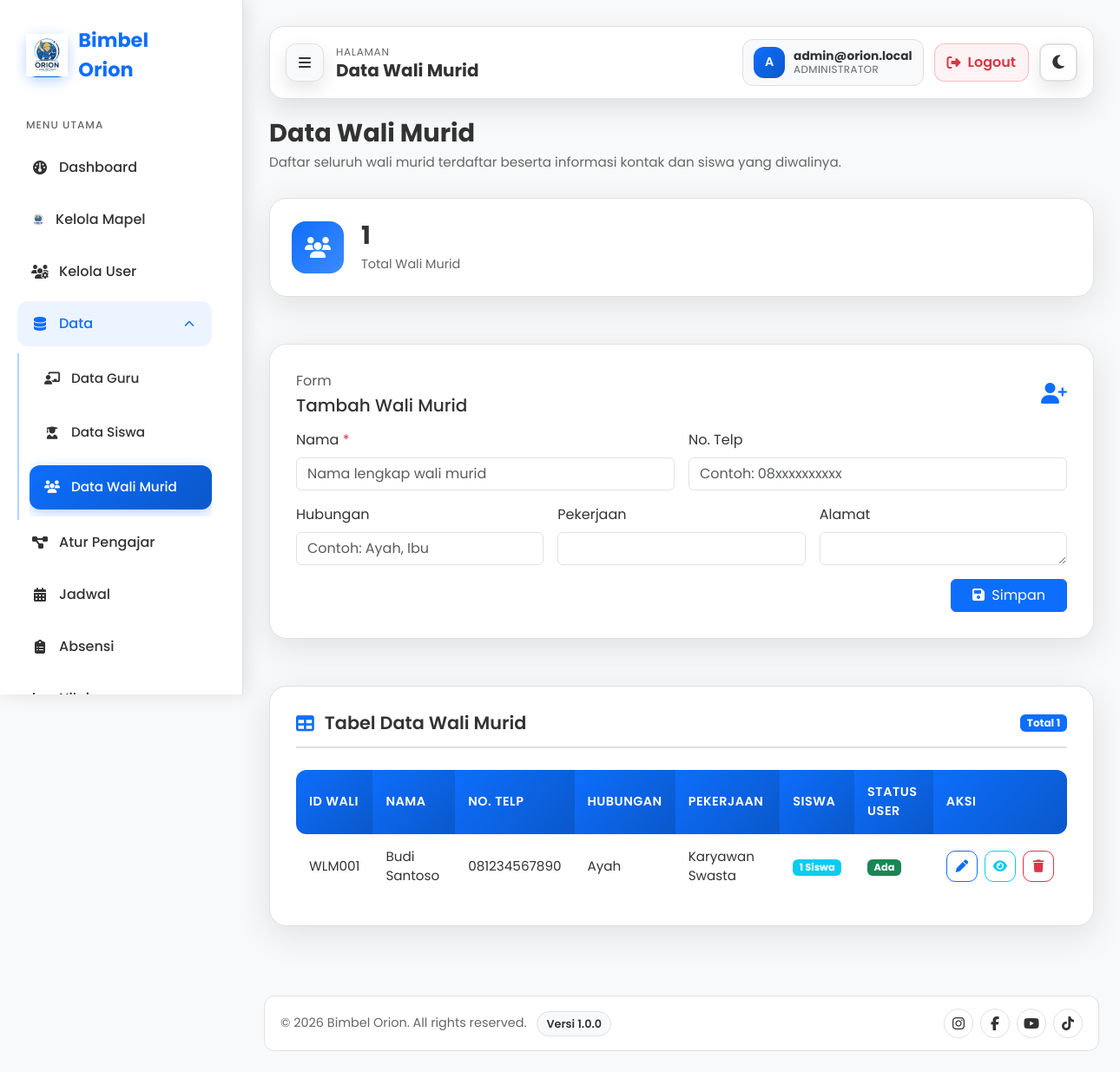
/index.php?page=admin-wali-murid (signed in), run on the app's committed database.
### tables this page shows
CREATE TABLE wali_murid (
  id CHAR(6) NOT NULL,
  nama VARCHAR(150) NOT NULL,
  no_telp VARCHAR(20) DEFAULT NULL,
  hubungan VARCHAR(50) DEFAULT NULL,
  pekerjaan VARCHAR(100) DEFAULT NULL,
  alamat TEXT DEFAULT NULL,
  foto_path VARCHAR(255) DEFAULT NULL,
  created_at TIMESTAMP NOT NULL DEFAULT CURRENT_TIMESTAMP,
  PRIMARY KEY (id),
  KEY idx_wali_nama (nama)
);

### controllers/BaseController.php (called while the page is built, shortened)
<?php
abstract class BaseController
{
  protected function render(string $view, array $data = []): void
  {
    $data['csrf_token'] = $data['csrf_token'] ?? SessionHelper::getCsrfToken();
    $data['current_user_id'] = $data['current_user_id'] ?? SessionHelper::getUserId();
    $data['current_user_role'] = $data['current_user_role'] ?? SessionHelper::getUserRole();
    $data['current_user_name'] = $data['current_user_name'] ?? ($_SESSION['nama'] ?? null);
    $data['flash'] = $data['flash'] ?? SessionHelper::getFlash();
    extract($data);
    $viewRelative = str_replace(['/', '\\'], DIRECTORY_SEPARATOR, $view) . '.php';
    $viewPath = __DIR__ . '/../views/' . $viewRelative;
    require $viewPath;
  }
}

### controllers/admin/wali_murid/AdminWaliMuridController.php (called while the page is built, shortened)
<?php
require_once __DIR__ . '/../../../models/admin/AdminWaliMuridRepository.php';
class AdminWaliMuridController extends BaseAdminController
{
  private AdminWaliMuridRepository $waliRepository;
  public function __construct()
  {
    $this->waliRepository = new AdminWaliMuridRepository();
  }
  public function waliMurid(): void
  {
    $waliMurid = $this->waliRepository->getWaliMuridList();
    $totalWali = count($waliMurid);
    $this->render('admin/wali_murid', compact(
      'pageTitle',
      'activePage',
      'waliMurid',
      'totalWali',
      'error',
      'success'
    ));
  }
}

### core/Router.php (called while the page is built, shortened)
<?php
require_once __DIR__ . '/../controllers/admin/wali_murid/AdminWaliMuridController.php';
class Router
{
  private function requireRole(string $role, callable $callback): void
  {
    $callback();
  }
}

### index.php (called while the page is built, shortened)
<?php
require_once __DIR__ . '/config/database.php';
require_once __DIR__ . '/core/Router.php';
$page = $_GET['page'] ?? 'index';
$page = preg_replace('/[^a-zA-Z0-9_\-]/', '', $page);
$router = new Router();
$router->dispatch($page);

### config/database.php (called while the page is built, shortened)
<?php
function getDB(): PDO {
    static $pdo = null;
    $dsn = "mysql:host=" . DB_HOST . ";dbname=" . DB_NAME . ";charset=" . DB_CHAR;
    $options = [
        PDO::ATTR_ERRMODE            => PDO::ERRMODE_EXCEPTION,
        PDO::ATTR_DEFAULT_FETCH_MODE => PDO::FETCH_ASSOC,
        PDO::ATTR_EMULATE_PREPARES   => false,
    ];
    try {
        $pdo = new PDO($dsn, DB_USER, DB_PASS, $options);
        $pdo->exec("SET NAMES utf8mb4 COLLATE utf8mb4_general_ci");
    } catch (PDOException $e) {
        error_log("DB Error: " . $e->getMessage());
        die(json_encode(['error' => 'Koneksi database gagal.']));
    }
    return $pdo;
}

### models/admin/AdminWaliMuridRepository.php (called while the page is built, shortened)
<?php
require_once __DIR__ . '/../../config/database.php';
class AdminWaliMuridRepository {
  private PDO $db;
  public function __construct(?PDO $db = null, ?IdCounterModel $idCounterModel = null) {
    $this->db = $db ?? getDB();
  }
  public function getWaliMuridList(): array {
    $stmt = $this->db->query("
      SELECT
        wm.id,
        wm.nama,
        wm.no_telp,
        wm.hubungan,
        wm.pekerjaan,
        wm.alamat,
        wm.foto_path,
        u.id AS user_id,
        u.email AS user_email,
        u.is_locked,
        u.attempts,
        u.created_at,
        COUNT(s.id) AS total_siswa
      FROM wali_murid wm
      LEFT JOIN users u ON u.id = wm.id
      LEFT JOIN siswa s ON s.wali_id = wm.id
      GROUP BY
        wm.id,
        wm.nama,
        wm.no_telp,
        wm.hubungan,
        wm.pekerjaan,
        wm.alamat,
        wm.foto_path,
        u.id,
        u.email,
        u.is_locked,
        u.attempts,
        u.created_at
      ORDER BY wm.nama ASC
    ");
    return $stmt->fetchAll(PDO::FETCH_ASSOC);
  }
}

### views/admin/wali_murid.php (the view, shortened to what this page needs)
<?php
require __DIR__ . '/../layouts/header.php';
?>
<div class="dashboard-container">
  <?php require __DIR__ . '/../layouts/sidebar.php'; ?>
  <main class="main-content admin-wali-page">
    <?php require __DIR__ . '/../layouts/dashboard-navbar.php'; ?>
    <div class="page-header animate-fade-in">
      <h1>Data Wali Murid</h1>
      <p>Daftar seluruh wali murid terdaftar beserta informasi kontak dan siswa yang diwalinya.</p>
    </div>
    <div class="stats-grid">
      <div class="stat-card animate-fade-in delay-1">
        <div class="icon blue"><i class="fas fa-users"></i></div>
        <div class="info">
          <h3><?= (int)($totalWali ?? 0) ?></h3>
          <p>Total Wali Murid</p>
        </div>
      </div>
    </div>
    <div class="row g-4 mt-2">
      <div class="col-12">
        <div class="content-card animate-fade-in w-100">
          <div class="d-flex justify-content-between align-items-center mb-3 flex-wrap gap-2">
            <div>
              <p class="text-muted mb-1">Form</p>
              <h5 class="mb-0">Tambah Wali Murid</h5>
            </div>
            <i class="fas fa-user-plus text-primary fs-4"></i>
          </div>
          <form method="POST" action="index.php?page=admin-wali-murid" autocomplete="off" id="createWaliForm">
            <div class="row g-3">
              <div class="col-md-6">
                <label class="form-label">Nama <span class="text-danger">*</span></label>
                <input type="text" name="nama" class="form-control" maxlength="100" required placeholder="Nama lengkap wali murid">
              </div>
              <div class="col-md-6">
                <label class="form-label">No. Telp</label>
                <input type="text" name="no_telp" class="form-control" maxlength="20" placeholder="Contoh: 08xxxxxxxxxx">
              </div>
              <div class="col-md-4">
                <label class="form-label">Hubungan</label>
                <input type="text" name="hubungan" class="form-control" maxlength="30" placeholder="Contoh: Ayah, Ibu">
              </div>
              <div class="col-md-4">
                <label class="form-label">Pekerjaan</label>
                <input type="text" name="pekerjaan" class="form-control" maxlength="100">
              </div>
              <div class="col-md-4">
                <label class="form-label">Alamat</label>
                <textarea name="alamat" class="form-control" rows="1" maxlength="255"></textarea>
              </div>
            </div>
            <div class="d-flex justify-content-end mt-3">
              <button type="submit" class="btn btn-primary px-4">
                <i class="fas fa-save me-1"></i> Simpan
              </button>
            </div>
          </form>
        </div>
      </div>
      <div class="col-12">
        <div class="content-card animate-fade-in w-100">
          <div class="card-header">
            <h3><i class="fas fa-table"></i> Tabel Data Wali Murid</h3>
            <span class="badge bg-primary">Total <?= (int)($totalWali ?? 0) ?></span>
          </div>
          <div class="table-responsive">
            <table class="table-custom">
              <thead>
                <tr>
                  <th>ID Wali</th>
                  <th>Nama</th>
                  <th>No. Telp</th>
                  <th>Hubungan</th>
                  <th>Pekerjaan</th>
                  <th>Siswa</th>
                  <th>Status User</th>
                  <th>Aksi</th>
                </tr>
              </thead>
              <tbody>
                <?php if (!empty($waliMurid)): ?>
                  <?php foreach ($waliMurid as $row): ?>
                    <?php
                    $totalSiswa = (int)($row['total_siswa'] ?? 0);
                    $namaWali = trim((string)($row['nama'] ?? '')) !== '' ? $row['nama'] : '-';
                    $noTelp = trim((string)($row['no_telp'] ?? '')) !== '' ? $row['no_telp'] : '-';
                    $hubungan = trim((string)($row['hubungan'] ?? '')) !== '' ? $row['hubungan'] : '-';
                    $pekerjaan = trim((string)($row['pekerjaan'] ?? '')) !== '' ? $row['pekerjaan'] : '-';
                    $alamat = trim((string)($row['alamat'] ?? '')) !== '' ? $row['alamat'] : '-';
                    $statusUser = !empty($row['user_email']) ? 'Ada' : 'Belum Ada';
                    $statusAkun = '-';
                    $attempts = '-';
                    if (!empty($row['user_id'])) {
                      $statusAkun = (int)($row['is_locked'] ?? 0) === 1 ? 'Terkunci' : 'Aktif';
                      $attempts = (string)(int)($row['attempts'] ?? 0);
                    }
                    $tanggalBuat = !empty($row['created_at']) ? date('d-m-Y H:i', strtotime($row['created_at'])) : '-';
                    ?>
                    <tr>
                      <td><?= htmlspecialchars($row['id']) ?></td>
                      <td><?= htmlspecialchars($namaWali) ?></td>
                      <td><?= htmlspecialchars($noTelp) ?></td>
                      <td><?= htmlspecialchars($hubungan) ?></td>
                      <td><?= htmlspecialchars($pekerjaan) ?></td>
                      <td>
                        <span class="badge bg-info"><?= $totalSiswa ?> Siswa</span>
                      </td>
                      <td>
                        <?php if ($statusUser === 'Ada'): ?>
                          <span class="badge bg-success">Ada</span>
                        <?php else: ?>
                          <span class="badge bg-warning text-dark">Belum Ada</span>
                        <?php endif; ?>
                      </td>
                      <td class="text-nowrap">
                        <button
                          type="button"
                          class="btn btn-sm btn-outline-primary me-1 edit-wali-btn admin-action-icon"
                          data-bs-toggle="modal"
                          data-bs-target="#editWaliModal"
                          data-wali-id="<?= htmlspecialchars($row['id']) ?>"
                          data-nama="<?= htmlspecialchars($namaWali, ENT_QUOTES) ?>"
                          data-no-telp="<?= htmlspecialchars($noTelp, ENT_QUOTES) ?>"
                          data-hubungan="<?= htmlspecialchars($hubungan, ENT_QUOTES) ?>"
                          data-pekerjaan="<?= htmlspecialchars($pekerjaan, ENT_QUOTES) ?>"
                          data-alamat="<?= htmlspecialchars($alamat, ENT_QUOTES) ?>"
                          data-email="<?= htmlspecialchars((string)($row['user_email'] ?? '-'), ENT_QUOTES) ?>"
                          data-status-user="<?= htmlspecialchars($statusUser, ENT_QUOTES) ?>"
                          data-status-akun="<?= htmlspecialchars($statusAkun, ENT_QUOTES) ?>"
                          data-attempts="<?= htmlspecialchars($attempts, ENT_QUOTES) ?>"
                          data-total-siswa="<?= htmlspecialchars((string)$totalSiswa, ENT_QUOTES) ?>"
                          data-created-at="<?= htmlspecialchars($tanggalBuat, ENT_QUOTES) ?>">
                          <i class="fas fa-pen"></i>
                        </button>
                        <button
                          type="button"
                          class="btn btn-sm btn-outline-info me-1 view-siswa-btn admin-action-icon"
                          data-bs-toggle="modal"
                          data-bs-target="#viewSiswaModal"
                          data-wali-id="<?= htmlspecialchars($row['id']) ?>"
                          data-wali-nama="<?= htmlspecialchars($row['nama'] ?? '') ?>">
                          <i class="fas fa-eye"></i>
                        </button>
                        <button
                          type="button"
                          class="btn btn-sm btn-outline-danger delete-wali-btn admin-action-icon"
                          data-bs-toggle="modal"
                          data-bs-target="#deleteWaliModal"
                          data-wali-id="<?= htmlspecialchars($row['id']) ?>"
                          data-nama="<?= htmlspecialchars($row['nama'] ?? '') ?>"
                          data-siswa-count="<?= $totalSiswa ?>"
                          data-has-user="<?= !empty($row['user_id']) ? '1' : '0' ?>">
                          <i class="fas fa-trash"></i>
                        </button>
                      </td>
                    </tr>
                  <?php endforeach; ?>
                <?php endif; ?>
              </tbody>
            </table>
          </div>
        </div>
      </div>
    </div>
  </main>
</div>
<?php require __DIR__ . '/../layouts/footer.php'; ?>

### data on the page
wali_murid: id "WLM001", nama "Budi Santoso", no_telp "081234567890", hubungan "Ayah", pekerjaan "Karyawan Swasta", totalSiswa "1"

### other printed values
$menu['label'] "Dashboard"
$menu['label'] "Kelola Mapel"
$menu['label'] "Kelola User"
$menu['label'] "Data"
$submenu['label'] "Data Guru"
$submenu['label'] "Data Siswa"
$submenu['label'] "Data Wali Murid"
$menu['label'] "Atur Pengajar"
$menu['label'] "Jadwal"
$menu['label'] "Absensi"
$pageHeading "Data Wali Murid"
$initial "A"
$nama "admin@orion.local"
$roleLabel "ADMINISTRATOR"
$totalWali "1"
